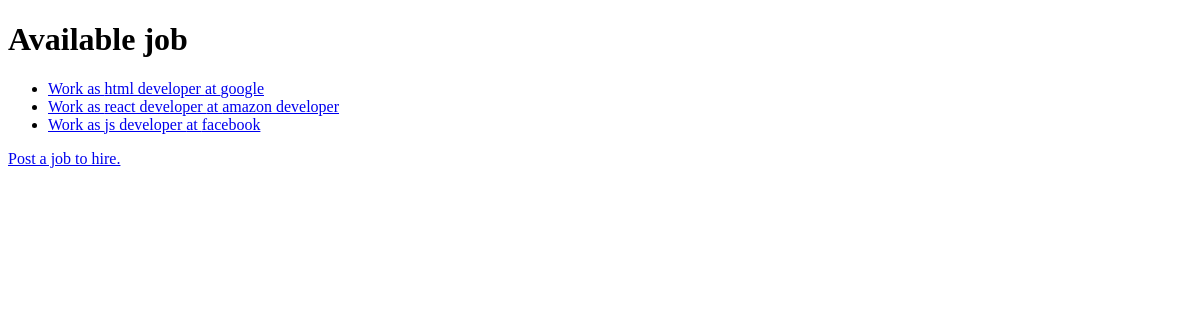
Before: / with the older database file.
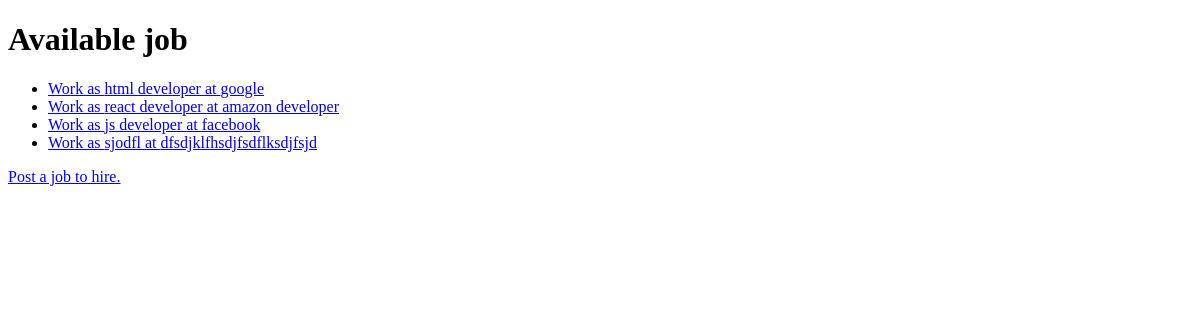
After: the same page with the newer database file.
### Postjob/models.py (models this page shows, shortened)
class Job(models.Model):
    title = models.CharField(max_length=255)
    company = models.CharField(max_length=255)
    description = models.TextField()
    location = models.CharField(max_length=255)
    posted_at = models.DateTimeField(auto_now_add=True)

### Postjob/views.py (the view)
# urls.py: path('', views.job_list, name='job_list'),
def job_list (request):
    jobs = Job.objects.all()
    return render (request, 'Postjob/job_list.html', {
        'jobs': jobs
    })

### Postjob/templates/Postjob/job_list.html (shortened to what this page needs)
<!DOCTYPE html>
<html lang="en">
<head>
</head>
<body>
    <h1>Available job</h1>
    <ul>
        {% for job in jobs %}
        <li><a href="{% url 'job_detail' job.id %}">Work as {{job.title}} at {{job.company}}</a></li>
        {%endfor%}
    </ul>
    <a href="{% url 'job_post' %}">Post a job to hire.</a>
</body>
</html>

Changed rows visible on the page:
added Job: title "sjodfl", company "dfsdjklfhsdjfsdflksdjfsjd"
